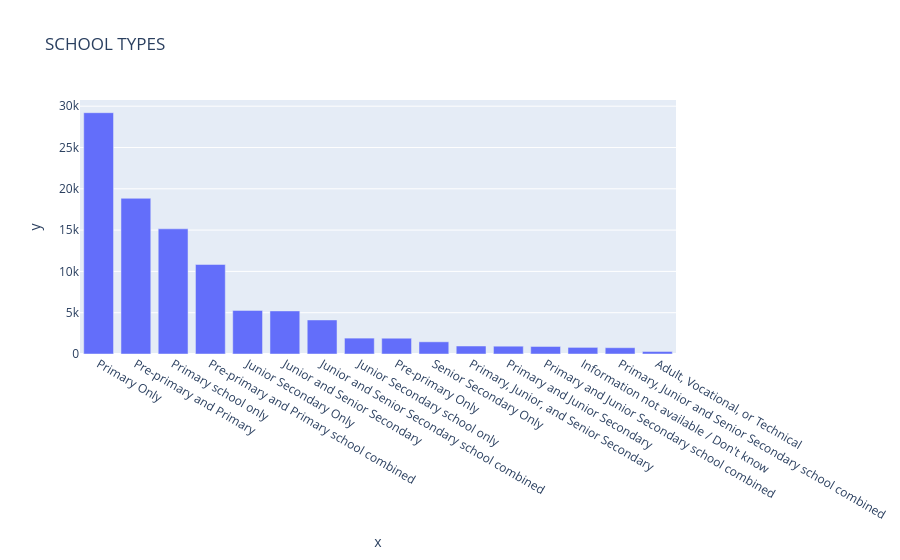

This figure's notebook cell:
### Code cell
# Visualization 

fig = px.bar(
    facility_type,
    x=facility_type.index,
    y=facility_type.values,
    title="SCHOOL TYPES"
)

fig.show()

### Figure 1 — Plotly figure (JSON) as saved in the notebook; plotly's stock layout.template omitted (floating-point values rounded to 4 significant figures)
{"data": [{"hovertemplate": "x=%{x}<br>y=%{y}<extra></extra>", "legendgroup": "", "marker": {"color": "#636efa", "pattern": {"shape": ""}}, "name": "", "orientation": "v", "showlegend": false, "textposition": "auto", "type": "bar", "x": ["Primary Only", "Pre-primary and Primary", "Primary school only", "Pre-primary and Primary school combined", "Junior Secondary Only", "Junior and Senior Secondary", "Junior and Senior Secondary school combined", "Junior Secondary school only", "Pre-primary Only", "Senior Secondary Only", "Primary, Junior, and Senior Secondary", "Primary and Junior Secondary", "Primary and Junior Secondary school combined", "Information not available / Don't know", "Primary, Junior and Senior Secondary school combined", "Adult, Vocational, or Technical"], "xaxis": "x", "y": [29211, 18847, 15153, 10840, 5276, 5216, 4122, 1922, 1909, 1476, 969, 946, 912, 800, 763, 305], "yaxis": "y"}], "layout": {"barmode": "relative", "legend": {"tracegroupgap": 0}, "title": {"text": "SCHOOL TYPES"}, "xaxis": {"anchor": "y", "domain": [0, 1], "title": {"text": "x"}}, "yaxis": {"anchor": "x", "domain": [0, 1], "title": {"text": "y"}}}}
